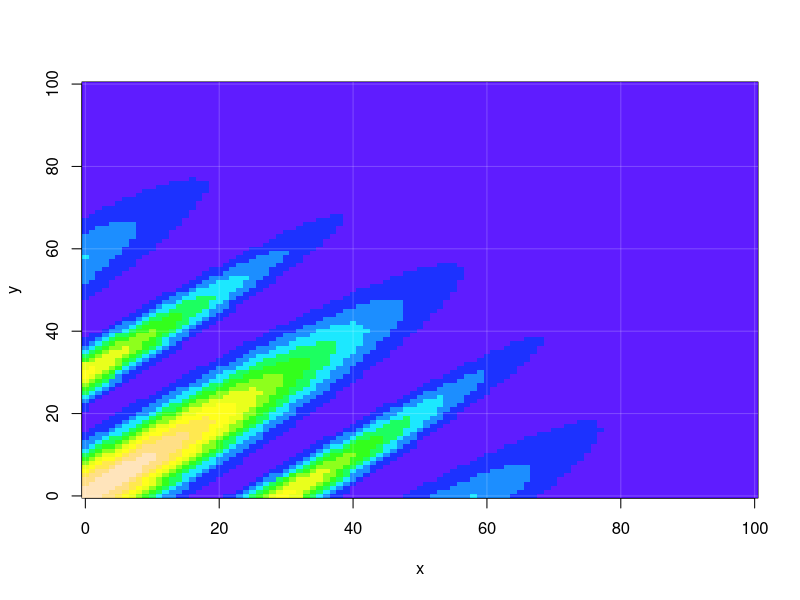

The R source for this figure:
x <- y <- seq(0,100,by=1)


f <- function(x,y,p,q,r) {
	exp(-p*(x-y-q)^2)*exp(-r*(x^2+y^2))    #/(1+r*(x^2+y^2))
}

z <- matrix(nrow = length(y), ncol = length(x))

z <- z / sum(z)

tmp <- vector()

for(j in seq_along(x)){
	for(i in seq_along((y))){
		r <- 4*1e-4
		tmp[1] <- f(x[j],y[i],p=1e-2,q=0, r)
		tmp[2] <- f(x[j],y[i],p=3e-2,q=30, r)
		tmp[3] <- f(x[j],y[i],p=3e-2,q=-30, r)
		tmp[4] <- f(x[j],y[i],p=1e-2,q=60, r)
		tmp[5] <- f(x[j],y[i],p=1e-2,q=-60, r)
		z[i,j] <- sum(tmp)
	}
	
}

image(x=x, y=y, z=z, col = topo.colors(12,0.89))
grid(lty=1, col=rgb(1,1,1,0.2))
